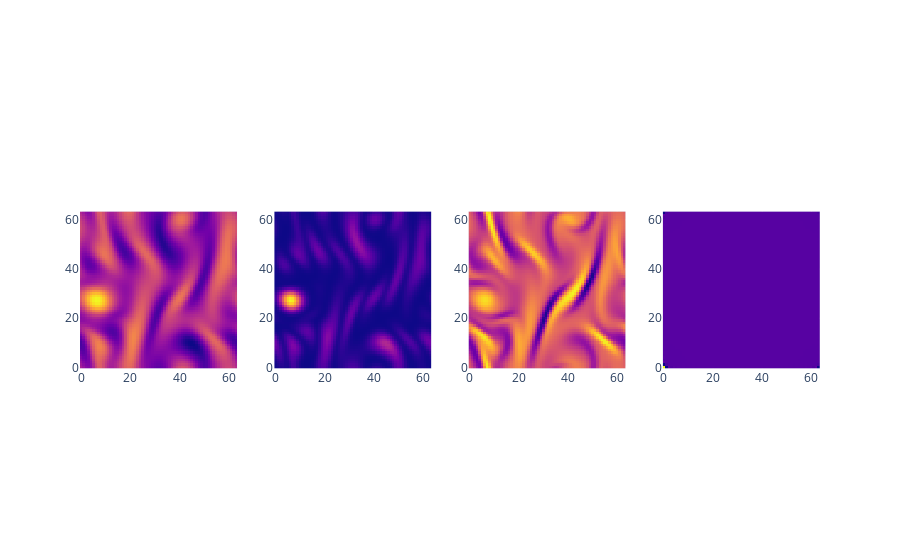

Source (notebook cell):
### Code cell
rows=1
cols=4
fig = subplots.make_subplots(rows,cols)
fig.add_trace(go.Heatmap(z=x[0,...,0], showscale=False),1,1)
fig.add_trace(go.Heatmap(z=H1_sq[0,...,0], showscale=False),1,2)
fig.add_trace(go.Heatmap(z=-(dx2+dy2)[0,...,0], showscale=False),1,3)
fig.add_trace(go.Heatmap(z=inverse_weight[0,...,0], showscale=False),1,4)
for i in range(1, rows*cols + 1):
    fig.update_xaxes(scaleanchor=f"y{i}", scaleratio=1, row=(i-1)//cols + 1, col=(i-1)%cols + 1)
    fig.update_yaxes(constrain='domain', row=(i-1)//cols + 1, col=(i-1)%cols + 1)
fig.show()

### Figure 1 — Plotly figure (JSON) as saved in the notebook; plotly's stock layout.template omitted (floating-point values rounded to 4 significant figures; data arrays with more than 128 entries replaced by an {"elided": "..."} marker saying what was removed)
{"data": [{"showscale": false, "type": "heatmap", "xaxis": "x", "yaxis": "y", "z": {"elided": "64x64 float values"}}, {"showscale": false, "type": "heatmap", "xaxis": "x2", "yaxis": "y2", "z": {"elided": "64x64 float values"}}, {"showscale": false, "type": "heatmap", "xaxis": "x3", "yaxis": "y3", "z": {"elided": "64x64 float values"}}, {"showscale": false, "type": "heatmap", "xaxis": "x4", "yaxis": "y4", "z": {"elided": "64x64 float values"}}], "layout": {"xaxis": {"anchor": "y", "domain": [0, 0.2125], "scaleanchor": "y", "scaleratio": 1}, "xaxis2": {"anchor": "y2", "domain": [0.2625, 0.475], "scaleanchor": "y2", "scaleratio": 1}, "xaxis3": {"anchor": "y3", "domain": [0.525, 0.7375], "scaleanchor": "y3", "scaleratio": 1}, "xaxis4": {"anchor": "y4", "domain": [0.7875, 1], "scaleanchor": "y4", "scaleratio": 1}, "yaxis": {"anchor": "x", "constrain": "domain", "domain": [0, 1]}, "yaxis2": {"anchor": "x2", "constrain": "domain", "domain": [0, 1]}, "yaxis3": {"anchor": "x3", "constrain": "domain", "domain": [0, 1]}, "yaxis4": {"anchor": "x4", "constrain": "domain", "domain": [0, 1]}}}
